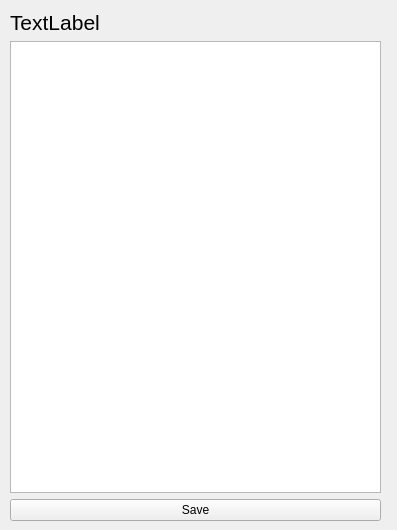
<?xml version="1.0" encoding="UTF-8"?>
<ui version="4.0">
 <class>Form</class>
 <widget class="QWidget" name="Form">
  <property name="geometry">
   <rect>
    <x>0</x>
    <y>0</y>
    <width>397</width>
    <height>530</height>
   </rect>
  </property>
  <property name="windowTitle">
   <string>Form</string>
  </property>
  <widget class="QWidget" name="verticalLayoutWidget">
   <property name="geometry">
    <rect>
     <x>10</x>
     <y>10</y>
     <width>371</width>
     <height>511</height>
    </rect>
   </property>
   <layout class="QVBoxLayout" name="verticalLayout">
    <item>
     <widget class="QLabel" name="label">
      <property name="font">
       <font>
        <pointsize>16</pointsize>
       </font>
      </property>
      <property name="text">
       <string>TextLabel</string>
      </property>
     </widget>
    </item>
    <item>
     <widget class="QListWidget" name="list_view"/>
    </item>
    <item>
     <widget class="QPushButton" name="save_btn">
      <property name="text">
       <string>Save</string>
      </property>
     </widget>
    </item>
   </layout>
  </widget>
 </widget>
 <resources/>
 <connections/>
</ui>
